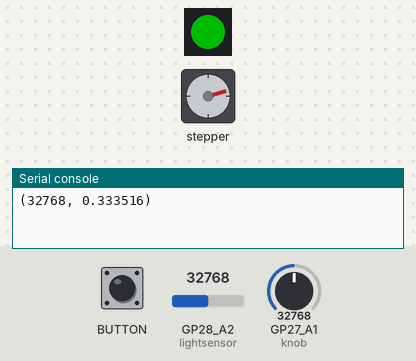
Bench run of a program on a simulated Raspberry Pi Pico running CircuitPython. Parts: 1 RGB LEDs in strip order, left to right, stepper motor, the last lines printed to the serial console. The inputs (shaded band) are chosen by the test bench; at power-on: GP27_A1 (knob) = 32768, GP28_A2 (lightsensor) = 32768 (analog values on the 0–65535 scale). Dim RGB values are drawn brighter than linear; the stepper is drawn at 2048 steps a turn.

Above: at 1.2 s.
1.3 s: GP27_A1 (knob) set to 37280
At 2.8 s:
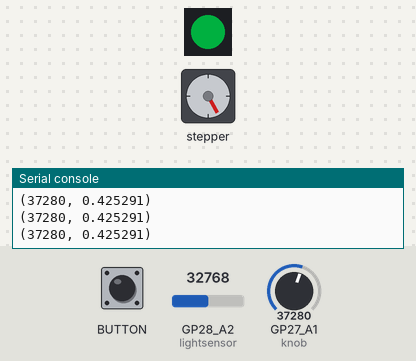
3.5 s: GP27_A1 (knob) set to 39136
At 4.3 s:
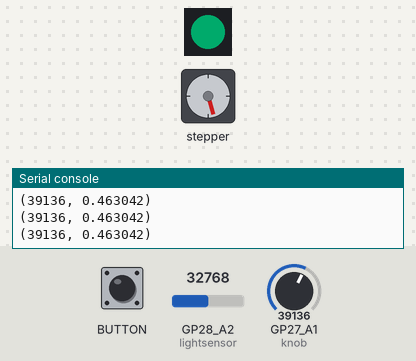
5.3 s: BOOTSEL button pressed for 0.25 s
At 8.24 s:
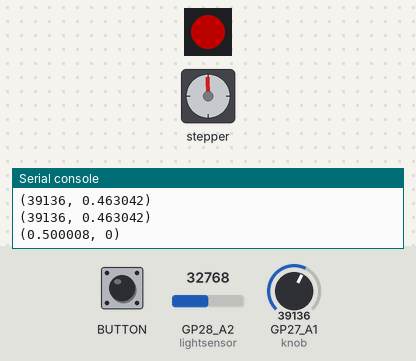
8.3 s: GP28_A2 (lightsensor) set to 65535
At 8.89 s:
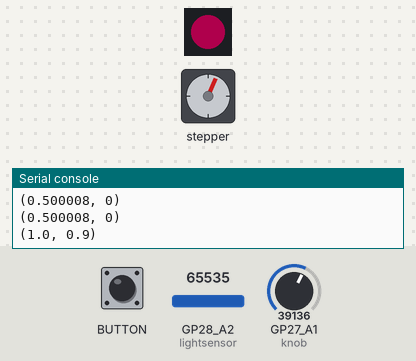
11.3 s: GP28_A2 (lightsensor) set to 57670
At 12.85 s:
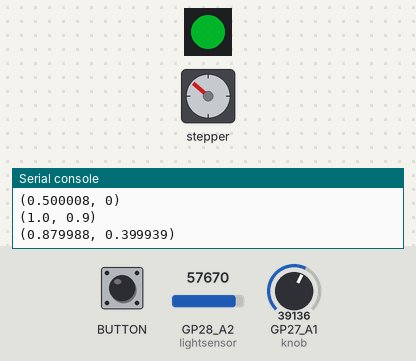
Timing chart, 0 to 15.3 s (numbered marks = the images above; inputs shaded):
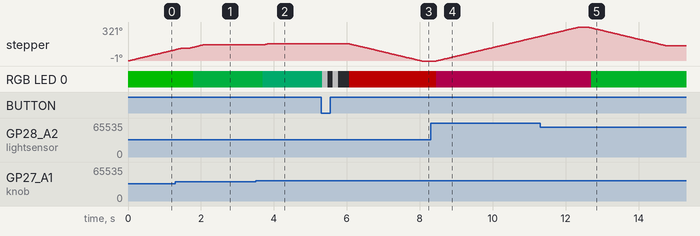

The program:

code.py
```python
import asyncio
import time
import board
import keypad
import digitalio
from analogio import AnalogIn
from rainbowio import colorwheel
import neopixel
import adafruit_dht

# An array of functions tuples where 0 = detection and 1 = mapping
state_function = [
    # 0 = Trim Potentiometer
    (lambda lightsensor, knob, pir, dht: knob.value,		        lambda x: min(max(0, x - 16371) / 49164, 1.0)),
    # 1 = Light sensor (where the reliably usable values are between 0.8 and 1.0)
    (lambda lightsensor, knob, pir, dht: lightsensor.value / 65535,	lambda x: min(max(0, (x - 0.8) * 5.0), 0.9)),
    # 2 = PIR (either motion [1] or not [0.5])
    (lambda lightsensor, knob, pir, dht: 1 if pir.value else 0,		lambda x: max(0.5, x)),
    # 3 = Humidity (percentage, mapping to blue for humid)
    (lambda lightsensor, knob, pir, dht: dht.humidity,				lambda x: min(max(0, (x - 20) * 0.015), 0.9)),
    # 4 = Temperature (in Celsius; where 10 is cold and 30 is hot)
    (lambda lightsensor, knob, pir, dht: dht.temperature,			lambda x: min(max(0, 1.0 - (((x - 10) * 0.03) + .5)), 1.0)),
]
NUM_STATES = len(state_function) - 1

# http://www.jangeox.be/2013/10/stepper-motor-28byj-48_25.html
MOTOR_FULL_ROTATION = int(4075.7728395061727 / 8)


class State:
    def __init__(self, initial_value):
        self.value = initial_value


class Stepper():
    def __init__(self, pin1, pin2, pin3, pin4, delay=0.001):
        self.mode = [
            [0, 0, 0, 1],
            [0, 0, 1, 1],
            [0, 0, 1, 0],
            [0, 1, 1, 0],
            [0, 1, 0, 0],
            [1, 1, 0, 0],
            [1, 0, 0, 0],
            [1, 0, 0, 1],
        ]
        self.pin1 = digitalio.DigitalInOut(pin1)
        self.pin1.direction = digitalio.Direction.OUTPUT
        self.pin2 = digitalio.DigitalInOut(pin2)
        self.pin2.direction = digitalio.Direction.OUTPUT
        self.pin3 = digitalio.DigitalInOut(pin3)
        self.pin3.direction = digitalio.Direction.OUTPUT
        self.pin4 = digitalio.DigitalInOut(pin4)
        self.pin4.direction = digitalio.Direction.OUTPUT
        self.delay = delay
        self.currentPct = 0.0
        self.reset()

    def percent(self, pct):
        adjustment = int(abs(pct - self.currentPct) * MOTOR_FULL_ROTATION)
        direction = -1 if self.currentPct - pct < 0 else 1
        self.step(adjustment, direction)
        self.currentPct = pct

    # Rotate count steps (direction -1 means backwards)
    def step(self, count, direction=1):
        for x in range(count):
            for bit in self.mode[::direction]:
                self.pin1.value = bit[0]
                self.pin2.value = bit[1]
                self.pin3.value = bit[2]
                self.pin4.value = bit[3]
                time.sleep(self.delay)
        self.reset()

    # Reset to 0, no holding, these are geared, you can't move them
    def reset(self):
        self.pin1.value = 0
        self.pin2.value = 0
        self.pin3.value = 0
        self.pin4.value = 0


async def setLight(state, pixel, stepper, lightsensor, knob, pir, dht):
    while True:
        (detection_func, mapping_func) = state_function[state.value]
        sensor_val = detection_func(lightsensor, knob, pir, dht)
        color_val = mapping_func(sensor_val)
        print((sensor_val, color_val))

        pixel[0] = colorwheel(color_val * 255)
        pixel.show()

        stepper.percent(color_val)

        # Let another task run
        await asyncio.sleep(0.2)


async def pressButton(state, pixel, stepper, btnPin):
    with keypad.Keys((btnPin,), value_when_pressed=False) as keys:
        while True:
            event = keys.events.get()
            if event:
                if event.pressed:
                    if state.value == NUM_STATES:
                        state.value = 0
                    else:
                        state.value += 1

                    # Flash the LED for the state number
                    pixel[0] = (0, 0, 0)
                    pixel.show()
                    for i in range(state.value + 1):
                        pixel[0] = (255, 255, 255)
                        pixel.show()
                        time.sleep(0.15)
                        pixel[0] = (0, 0, 0)
                        pixel.show()
                        time.sleep(0.15)
                    time.sleep(0.1)

            # Let another task run
            await asyncio.sleep(0)


async def main():
    # INPUT: Light sensor
    lightsensor = AnalogIn(board.GP28_A2)

    # INPUT: Trim Potentiometer
    knob = AnalogIn(board.GP27_A1)

    # INPUT: PIR Sensor
    pir = digitalio.DigitalInOut(board.GP18)
    pir.direction = digitalio.Direction.INPUT

    # INPUT: Temperature / Humidity Sensor (DHT11)
    dht = adafruit_dht.DHT11(board.GP26_A0)

    # OUTPUT: Stepper Motor
    stepper = Stepper(board.GP12, board.GP13, board.GP14, board.GP15)

    # OUTPUT: Neopixel
    pixel = neopixel.NeoPixel(board.NEOPIXEL, 1, brightness=0.3, auto_write=False)
    pixel[0] = (0, 0, 0)
    pixel.show()

    state = State(0)

    push_button_task = asyncio.create_task(pressButton(state, pixel, stepper, board.BUTTON))
    set_light_task = asyncio.create_task(setLight(state, pixel, stepper, lightsensor, knob, pir, dht))
    await asyncio.gather(push_button_task, set_light_task)


asyncio.run(main())
```

Measured:
- the behaviour switches between 38336 and 38352 on GP27_A1 (knob) (found by bisection; images 1 and 2)
- after the input at 1.3 s, RGB LED 0: RGB(0, 76, 0) → RGB(0, 55, 20) after 0.49 s
- after the input at 3.5 s, stepper: turns 13° clockwise in 0.16 s, starting after 0.20 s; RGB LED 0: RGB(0, 55, 20) → RGB(0, 46, 29) after 0.20 s
- after the input at 5.3 s, stepper: keeps turning counter-clockwise at about 82°/s, starting after 0.73 s; RGB LED 0: RGB(0, 46, 29) → RGB(76, 76, 76) at once, → off 0.15 s later, → RGB(76, 76, 76) 0.15 s later, → off 0.15 s later, … (5 changes in this stretch)
- after the input at 8.3 s, stepper: keeps turning clockwise at about 82°/s, starting after 0.15 s; RGB LED 0: RGB(76, 0, 0) → RGB(53, 0, 23) after 0.15 s
- after the input at 11.3 s, RGB LED 0: RGB(53, 0, 23) → RGB(0, 62, 14) after 1.4 s
